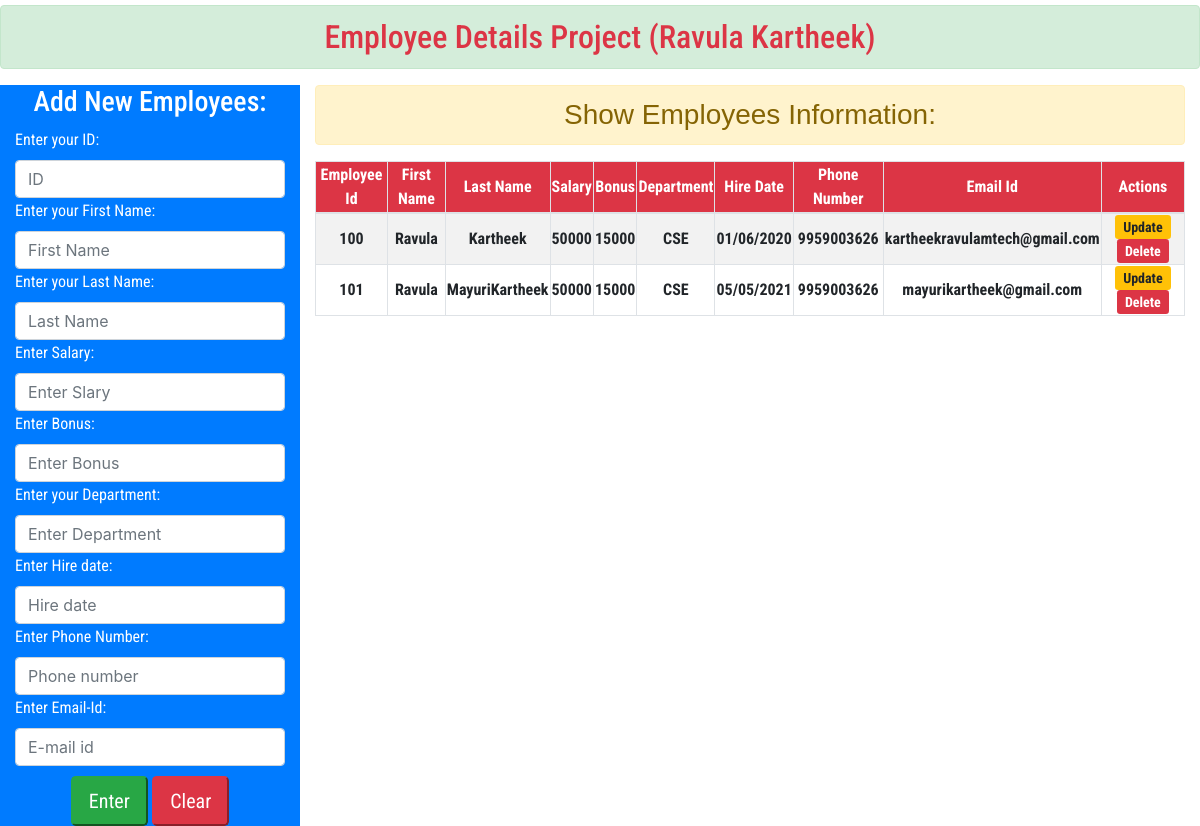
The page / on the database its author committed.
### employeedetailsapp/models.py (models this page shows)
class EmployeeDetails(models.Model):
    emp_identity = models.IntegerField()
    first_name = models.CharField(max_length=100)
    last_name = models.CharField(max_length=100)
    salary = models.IntegerField()
    bonus = models.IntegerField()
    department = models.CharField(max_length=100)
    hire_date = models.CharField(max_length=100)
    phone_number = models.IntegerField()
    email = models.EmailField(max_length=100)

### employeedetailsapp/views.py (the view)
# urls.py: path('', views.employeedata),
def employeedata(request):
    if request.method == 'POST':
        empidentity1 = request.POST.get('empidentity')
        fname1 = request.POST.get('fname')
        lname1 = request.POST.get('lname')
        sal1 = request.POST.get('sal')
        bonus1 = request.POST.get('bonus')
        dep1 = request.POST.get('dep')
        hdate1 = request.POST.get('hdate')
        pnumber1 = request.POST.get('pnumber')
        email1 = request.POST.get('email')
        data  = EmployeeDetails(
            emp_identity=empidentity1,
            first_name=fname1,
            last_name=lname1,
            salary=sal1,
            bonus=bonus1,
            department=dep1,
            hire_date=hdate1,
            phone_number=pnumber1,
            email=email1
        )
        data.save()
        employees = EmployeeDetails.objects.all()
        return render(request,'employee_details.html',{'employees':employees})
    else:
        employees = EmployeeDetails.objects.all()
        return render(request,'employee_details.html', {'employees':employees})

### templates/employee_details.html (shortened to what this page needs)
<!DOCTYPE html>
<html>
    <head>
        {% include 'cdnlines.html' %}
    </head>
<body>
    <h2 class="text-danger text-center alert alert-success" style="margin-top: 5px; font-family:'Roboto Condensed', sans-serif;">Employee Details Project (Ravula Kartheek)</h2>
    <div class="container-fluid">
        <div class="row">
            <div class="col-md-3 bg-primary">
                <form method="POST">
                    <h3 class="text-white text-center" style="font-family:'Roboto Condensed', sans-serif;">Add New Employees:</h3>
                    <label class="text-white">Enter your ID:</label>
                    <input type="text" class="form-control" placeholder="ID" name="empidentity">
                    <label class="text-white">Enter your First Name:</label>
                    <input type="text" class="form-control" placeholder="First Name" name="fname">
                    <label class="text-white">Enter your Last Name:</label>
                    <input type="text" class="form-control" placeholder="Last Name" name="lname">
                    <label class="text-white">Enter Salary:</label>
                    <input type="number" class="form-control" placeholder="Enter Slary" name="sal">
                    <label class="text-white">Enter Bonus:</label>
                    <input type="number" class="form-control" placeholder="Enter Bonus" name="bonus">
                    <label class="text-white">Enter your Department:</label>
                    <input type="text" class="form-control" placeholder="Enter Department" name="dep">
                    <label class="text-white">Enter Hire date:</label>
                    <input type="text" class="form-control" placeholder="Hire date" name="hdate">
                    <label class="text-white">Enter Phone Number:</label>
                    <input type="number" class="form-control" placeholder="Phone number" name="pnumber">
                    <label class="text-white">Enter Email-Id:</label>
                    <input type="email" class="form-control" placeholder="E-mail id" name="email">
                    <center>
                        <input type="submit" value="Enter" class="btn-lg btn-success" style="margin-top: 10px; font-family:'Roboto Condensed', sans-serif;">
                        <input type="reset" value="Clear" class="btn-lg btn-danger" style="margin-top: 10px; font-family:'Roboto Condensed', sans-serif;">
                    </center>
                </form>
            </div>
            <div class="col-md-9">
                <h3 class="alert alert-warning text-center" style="font-family:'RobotCo ondensed', sans-serif;">Show Employees Information:</h3>
                {% if employees %}
                <table class="table-striped table-bordered text-center font-weight-bold" style="font-family:'Roboto Condensed', sans-serif;">
                    <thead class="bg-danger text-white">
                        <tr>
                            <th>Employee Id</th>
                            <th>First Name</th>
                            <th>Last Name</th>
                            <th>Salary</th>
                            <th>Bonus</th>
                            <th>Department</th>
                            <th>Hire Date</th>
                            <th>Phone Number</th>
                            <th>Email Id</th>
                            <th>Actions</th>
                        </tr>
                    </thead>
                    <tbody>
                        {% for employees in employees%}
                        <tr>
                            <td>{{employees.emp_identity}}</td>
                            <td>{{employees.first_name}}</td>
                            <td>{{employees.last_name}}</td>
                            <td>{{employees.salary}}</td>
                            <td>{{employees.bonus}}</td>
                            <td>{{employees.department}}</td>
                            <td>{{employees.hire_date}}</td>
                            <td>{{employees.phone_number}}</td>
                            <td>{{employees.email}}</td>
                            <td>
                                <a href="{% url 'update' employees.id %}" class="btn-sm btn-warning">Update</a>
                                <a href="{% url 'delete' employees.id %}" class="btn-sm btn-danger">Delete</a>
                            </td>
                        </tr>
                        {% endfor %}
                    </tbody>
                </table>
                {% else %}
                <h4>Data is not available</h4>
                {% endif %}
        </div>
        </div>
    </div>
</body>
</html>

### templates/cdnlines.html (shortened to what this page needs)
<!DOCTYPE html>
<html>
    <head>
  <link rel="stylesheet" href="https://maxcdn.bootstrapcdn.com/bootstrap/4.5.2/css/bootstrap.min.css">
    </head>
<body>
</body>
</html>

### templates/employee_details.html (style rules this page uses)
label { font-family:'Roboto Condensed', sans-serif; }

### rows shown on the page
EmployeeDetails: emp_identity "100", first_name "Ravula", last_name "Kartheek", salary "50000", bonus "15000", department "CSE", hire_date "01/06/2020", phone_number "9959003626", email "kartheekravulamtech@gmail.com"
EmployeeDetails: emp_identity "101", first_name "Ravula", last_name "MayuriKartheek", salary "50000", bonus "15000", department "CSE", hire_date "05/05/2021", phone_number "9959003626", email "mayurikartheek@gmail.com"
